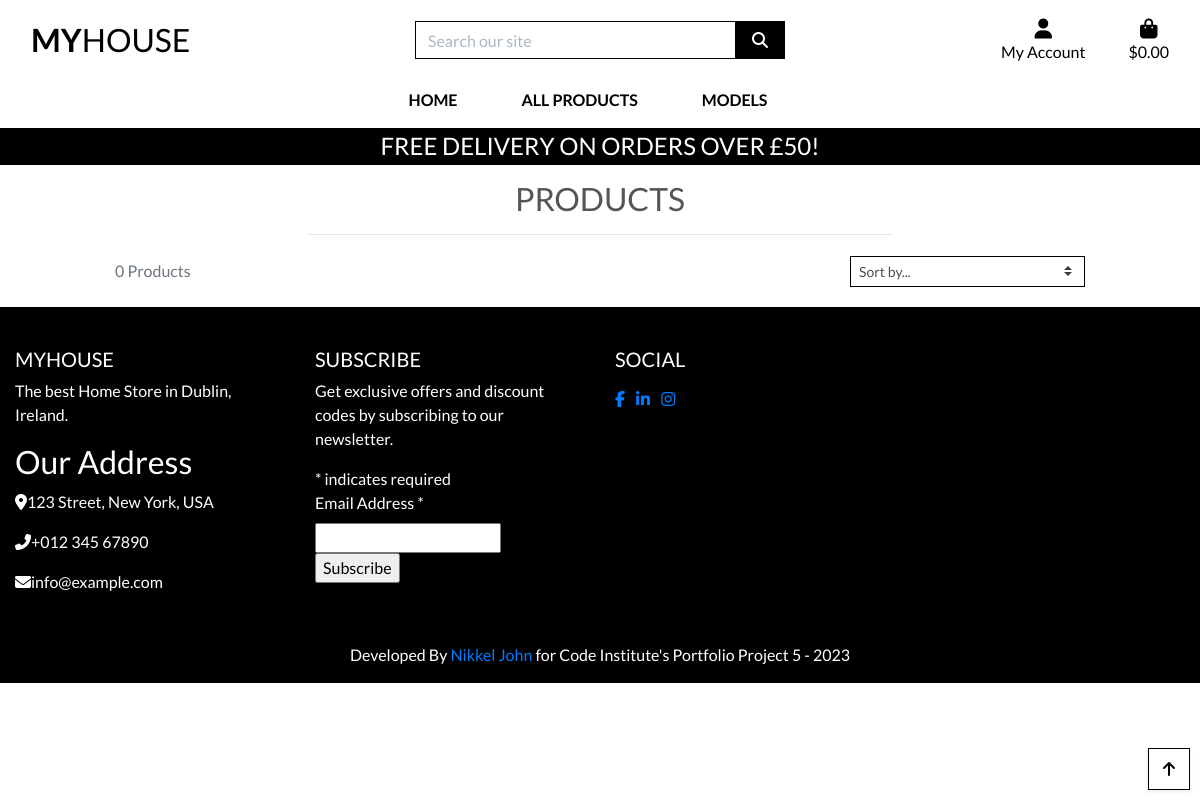
Before: /products/?category=mirror with the older database file.
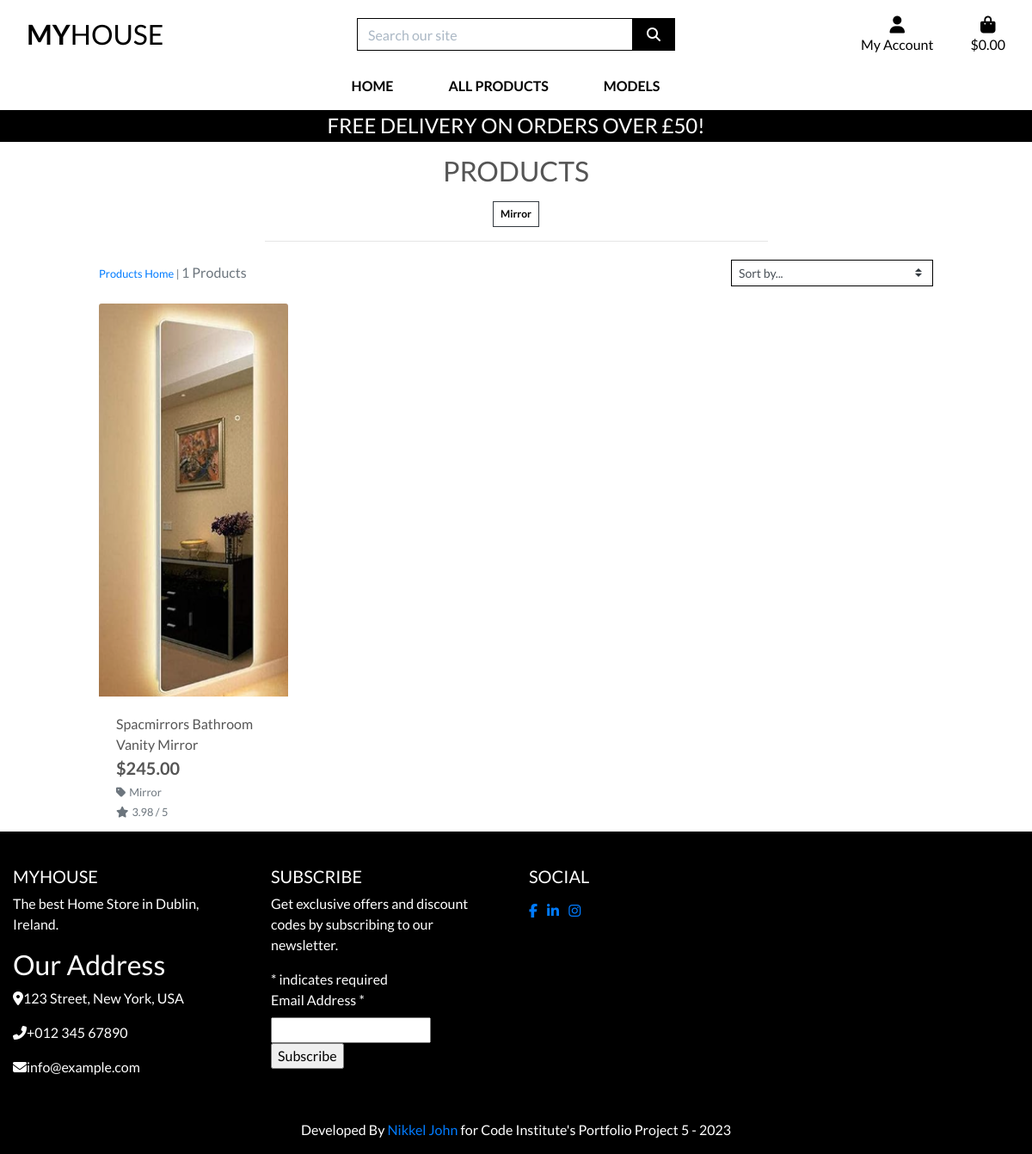
After: the same page with the newer database file.
### products/models.py (models this page shows, shortened)
class Category(models.Model):
    class Meta:
        verbose_name_plural = 'Categories'
    name = models.CharField(max_length=254)
    friendly_name = models.CharField(max_length=254, null=True, blank=True)

class Product(models.Model):
    category = models.ForeignKey('Category', null=True, blank=True, on_delete=models.SET_NULL)
    sku = models.CharField(max_length=254, null=True, blank=True)
    name = models.CharField(max_length=254)
    description = models.TextField()
    has_sizes = models.BooleanField(default=False, null=True, blank=True)
    price = models.DecimalField(max_digits=6, decimal_places=2)
    rating = models.DecimalField(max_digits=6, decimal_places=2, null=True, blank=True)
    image_url = models.URLField(max_length=1024, null=True, blank=True)
    image = models.ImageField(null=True, blank=True)

### products/views.py (the view, shortened to what this page needs)
# urls.py: path('', views.all_products, name='products'),
def all_products(request):
    products = Product.objects.all()
    query = None
    categories = None
    sort = None
    direction = None
    if request.GET:
        if 'category' in request.GET:
            categories = request.GET['category'].split(',')
            products = products.filter(category__name__in=categories)
            categories = Category.objects.filter(name__in=categories)
    current_sorting = f'{sort}_{direction}'
    context = {
        'products': products,
        'search_term': query,
        'current_categories': categories,
        'current_sorting': current_sorting,
    }
    return render(request, 'products/products.html', context)

### bag/contexts.py (called while the page is built, shortened)
def bag_contents(request):
    bag_items = []
    total = 0
    product_count = 0
    bag = request.session.get('bag', {})
    if total < settings.FREE_DELIVERY_THRESHOLD:
        delivery = total * Decimal(settings.STANDARD_DELIVERY_PERCENTAGE / 100)
        free_delivery_delta = settings.FREE_DELIVERY_THRESHOLD - total
    else:
        delivery = 0
        free_delivery_delta = 0
    grand_total = delivery + total
    context = {
        'bag_items': bag_items,
        'total': total,
        'product_count': product_count,
        'delivery': delivery,
        'free_delivery_delta': free_delivery_delta,
        'free_delivery_threshold': settings.FREE_DELIVERY_THRESHOLD,
        'grand_total': grand_total,
    }
    return context

### products/templates/products/products.html (shortened to what this page needs)
{% extends "base.html" %}
{% load static %}
{% block page_header %}
    <div class="container header-container">
    </div>
{% endblock %}
{% block content %}
    <div class="overlay"></div>
    <div class="container-fluid">
        <div class="row">
            <div class="col text-center mt-3">
                <h2 class="logo-font">Products</h2>
                {% for c in current_categories %}
                    <a class="category-badge text-decoration-none" href="{% url 'products' %}?category={{ c.name }}">
                        <span class="p-2 mt-2 badge badge-white text-black rounded-0 border border-dark">{{ c.friendly_name }}</span>
                    </a>
                {% endfor %}
                <hr class="w-50 mb-1">
            </div>
        </div>
        <div class="row">
            <div class="product-container col-10 offset-1">
                <div class="row mt-1 mb-2">
                    <div class="col-12 col-md-6 my-auto order-md-last d-flex justify-content-center justify-content-md-end">
                        <div class="sort-select-wrapper w-50">
                            <select id="sort-selector" class="custom-select custom-select-sm rounded-0 border border-{% if current_sorting != 'None_None' %}info{% else %}black{% endif %}">
                                <option value="reset" {% if current_sorting == 'None_None' %}selected{% endif %}>Sort by...</option>
                            </select>
                        </div>
                    </div>
                    <div class="col-12 col-md-6 order-md-first">
                        <p class="text-muted mt-3 text-center text-md-left">
                            {% if search_term or current_categories or current_sorting != 'None_None' %}
                                <span class="small"><a href="{% url 'products' %}">Products Home</a> | </span>
                            {% endif %}
                            {{ products|length }} Products{% if search_term %} found for <strong>"{{ search_term }}"</strong>{% endif %}
                        </p>
                    </div>
                </div>
                <div class="row">
                    {% for product in products %}
                        <div class="col-sm-6 col-md-6 col-lg-4 col-xl-3">
                            <div class="card h-100 border-0">
                                {% if product.image %}
                                <a href="{% url 'product_detail' product.id %}">
                                    <img class="card-img-top img-fluid" src="{{ product.image.url }}" alt="{{ product.name }}">
                                </a>
                                {% else %}
                                <a href="{% url 'product_detail' product.id %}">
                                    <img class="card-img-top img-fluid" src="{{ MEDIA_URL }}noimage.png" alt="{{ product.name }}">
                                </a>
                                {% endif %}
                                <div class="card-body pb-0">
                                    <p class="mb-0">{{ product.name }}</p>
                                </div>
                                <div class="card-footer bg-white pt-0 border-0 text-left">
                                    <div class="row">
                                        <div class="col">
                                            <p class="lead mb-0 text-left font-weight-bold">${{ product.price }}</p>
                                            {% if product.category %}
                                            <p class="small mt-1 mb-0">
                                                <a class="text-muted" href="{% url 'products' %}?category={{ product.category.name }}">
                                                    <i class="fas fa-tag mr-1"></i>{{ product.category.friendly_name }}
                                                </a>
                                            </p>
                                            {% endif %}
                                            {% if product.rating %}
                                                <small class="text-muted"><i class="fas fa-star mr-1"></i>{{ product.rating }} / 5</small>
                                            {% else %}
                                                <small class="text-muted">No Rating</small>
                                            {% endif %}
                                        </div>
                                    </div>
                                </div>
                            </div>
                        </div>
                    {% endfor %}
                </div>
            </div>
        </div>
    </div>
    <div class="btt-button shadow-sm rounded-0 border border-black">
        <a class="btt-link d-flex h-100">
            <i class="fas fa-arrow-up text-black mx-auto my-auto"></i>
        </a>
    </div>
{% endblock %}

### templates/base.html (shortened to what this page needs)
{% load static %}
<!doctype html>
<html lang="en">
  <head>
    {% block corecss %}
        <link rel="stylesheet" href="https://stackpath.bootstrapcdn.com/bootstrap/4.4.1/css/bootstrap.min.css">
        <link rel="stylesheet" href="{% static 'css/base.css' %}">
    {% endblock %}
  </head>
  <body>
    <header class="container-fluid fixed-top">
        <div id="topnav" class="row bg-white pt-lg-2 d-none d-lg-flex">
            <div class="col-12 col-lg-4 my-auto py-1 py-lg-0 text-center text-lg-left">
                <a href="{% url 'home' %}" class="nav-link main-logo-link">
                    <h2 class="logo-font text-black my-0"><strong>My</strong>House</h2>
                </a>
            </div>
            <div class="col-12 col-lg-4 my-auto py-1 py-lg-0">
                <form method="GET" action="{% url 'products' %}">
                    <div class="input-group w-100">
                        <input class="form-control border border-black rounded-0" type="text" name="q" placeholder="Search our site">
                        <div class="input-group-append">
                            <button class="form-control btn btn-black border border-black rounded-0" type="submit">
                                <span class="icon">
                                    <i class="fas fa-search"></i>
                                </span>
                            </button>
                        </div>
                    </div>
                </form>
            </div>
            <div class="col-12 col-lg-4 my-auto py-1 py-lg-0">
                <ul class="list-inline list-unstyled text-center text-lg-right my-0">
                    <li class="list-inline-item dropdown">
                        <a class="text-black nav-link" href="#" id="user-options" data-toggle="dropdown" aria-haspopup="true" aria-expanded="false">
                            <div class="text-center">
                                <div><i class="fas fa-user fa-lg"></i></div>
                                <p class="my-0">My Account</p>
                            </div>
                        </a>
                    </li>
                    <li class="list-inline-item">
                        <a class="{% if grand_total %}text-info font-weight-bold{% else %}text-black{% endif %} nav-link" href="{% url 'view_bag' %}">
                            <div class="text-center">
                                <div><i class="fas fa-shopping-bag fa-lg"></i></div>
                                <p class="my-0">
                                    {% if grand_total %}
                                        ${{ grand_total|floatformat:2 }}
                                    {% else %}
                                        $0.00
                                    {% endif %}
                                </p>
                            </div>
                        </a>
                    </li>
                </ul>
            </div>
        </div>
        <div class="row bg-white">
            <nav class="navbar navbar-expand-lg navbar-light w-100">
                {% include 'includes/main-nav.html' %}
            </nav>
        </div>
        <div id="delivery-banner" class="row text-center">
            <div class="col bg-black text-white">
                <h4 class="logo-font my-1">Free delivery on orders over £{{ free_delivery_threshold }}!</h4>
            </div>
        </div>
    </header>
    {% block page_header %}
    {% endblock %}
    {% block content %}
    {% endblock %}
    <footer class="footer container-fluid py-3 bg-black">
        <div class="row footer-columns mt-4 text-white">
            <div class="col-sm-4 col-lg-3">
                <h5 class="text-uppercase general-sub">MyHouse</h5>
                <p>The best Home Store in Dublin, Ireland.</p>
                <ul class="list-unstyled mt-3">
                    <li><h2>Our Address</h2>
                        <p><i class="fa fa-map-marker-alt"></i>123 Street, New York, USA</p>
                        <p><i class="fa fa-phone-alt"></i>+012 345 67890</p>
                        <p><i class="fa fa-envelope"></i>info@example.com</p></li>
                </ul>
            </div>
            <div class="col-sm-4 col-lg-3">
                <h5 class="text-uppercase general-sub">Subscribe</h5>
                <div id="mc_embed_shell">
                    <p>Get exclusive offers and discount codes by subscribing to our newsletter.</p>
                    <div id="mc_embed_signup">
                        <form
                            action="https://herokuapp.us21.list-manage.com/subscribe/post?u=4855753c5a5afe34df8db36a3&amp;id=b780542355&amp;f_id=00945de1f0"
                            method="post" id="mc-embedded-subscribe-form" name="mc-embedded-subscribe-form"
                            class="validate m-0" target="_blank">
                            <div id="mc_embed_signup_scroll">
                                <div class="indicates-required"><span class="asterisk">*</span> indicates required</div>
                                <div class="mc-field-group"><label for="mce-EMAIL">Email Address <span
                                            class="asterisk">*</span></label><input type="email" name="EMAIL"
                                        class="required email" id="mce-EMAIL" required="" value=""></div>
                                <div class="optionalParent">
                                    <div class="clear foot">
                                        <input type="submit" name="subscribe" id="mc-embedded-subscribe" class="button"
                                            value="Subscribe">
                                    </div>
                                </div>
                            </div>
                        </form>
                    </div>
                </div>
            </div>
            <div class="col-sm-4 col-lg-3">
                <h5 class="text-uppercase">Social</h5>
                <ul class="list-inline social-links mt-3">
                    <li class="list-inline-item">
                        <a target="_blank" href="https://www.facebook.com/profile.php?id=61550252952582" rel="nofollow">
                            <i class="fa fa-facebook" aria-hidden="true"></i>
                        </a>
                    </li>
                    <li class="list-inline-item">
                        <a target="_blank" href="https://www.linkedin.com/" rel="nofollow">
                            <i class="fa fa-linkedin" aria-hidden="true"></i>
                        </a>
                    </li>
                    <li class="list-inline-item">
                        <a target="_blank" href="https://www.instagram.com/" rel="nofollow">
                            <i class="fa fa-instagram" aria-hidden="true"></i>
                        </a>
                    </li>
                </ul>
            </div>
        </div>
        <hr>
        <div class="text-white text-center bg-black">
            <p class="mb-0">Developed By <a href="" target="_blank" rel="nofollow">Nikkel John</a> for Code Institute's Portfolio Project 5 - 2023</p>
        </div>
    </footer>
</body>
</html>

### templates/includes/main-nav.html (shortened to what this page needs)
<div class="collapse navbar-collapse" id="main-nav">
    <ul class="navbar-nav w-auto mx-auto">
        <li class="nav-item d-block">
            <a class="logo-font font-weight-bold nav-link text-black mr-5" href="{% url 'home' %}" id="home-link">
                Home
            </a>
        </li>
        <li class="nav-item dropdown">
            <a class="logo-font font-weight-bold nav-link text-black mr-5" href="#" id="all-products-link"
                data-toggle="dropdown" aria-haspopup="true" aria-expanded="false">
                All Products
            </a>
        </li>
        <li class="nav-item dropdown">
            <a class="logo-font font-weight-bold nav-link text-black mr-5" href="#" id="clothing-link"
                data-toggle="dropdown" aria-haspopup="true" aria-expanded="false">
                MODELS
            </a>
        </li>
    </ul>
</div>

### static/css/base.css (style rules this page uses)
html { height: 100%; }
body { background: url('/media/retro-living-room-interior-design.jpg') no-repeat center center fixed; background-size: cover; height: calc(100vh - 164px); color: #555; font-family: 'Lato'; }
.icon { align-items: center; display: inline-flex; justify-content: center; height: 1.5rem; width: 1.5rem; }
.logo-font { text-transform: uppercase; }
.main-logo-link { width: fit-content; }
.btn-black { background: black; color: white; }
.text-black { color: #000 !important; }
.border-black { border: 1px solid black !important; }
.bg-black { background: #000 !important; }
.overlay { height: 100%; width: 100%; top: 0; left: 0; position: fixed; background: white; z-index: -1; }
.btt-button { height: 42px; width: 42px; position: fixed; bottom: 10px; right: 10px; }
.btt-link, .update-link, .remove-item { cursor: pointer; }
input[name='q']::placeholder { color: #aab7c4; }
@media (min-width: 1200px) { .container { max-width: 80%; } }
@media (min-width: 992px) { .header-container { padding-top: 164px; } }

Changed rows visible on the page:
added Category: friendly_name "Mirror"
added Product: image (picture), name "Spacmirrors Bathroom Vanity Mirror", price "245.00", category.friendly_name "Mirror", rating "3.98"
Other visible differences:
{{ products|length }}: "0" → "1"
text now shown: "Products Home |"
